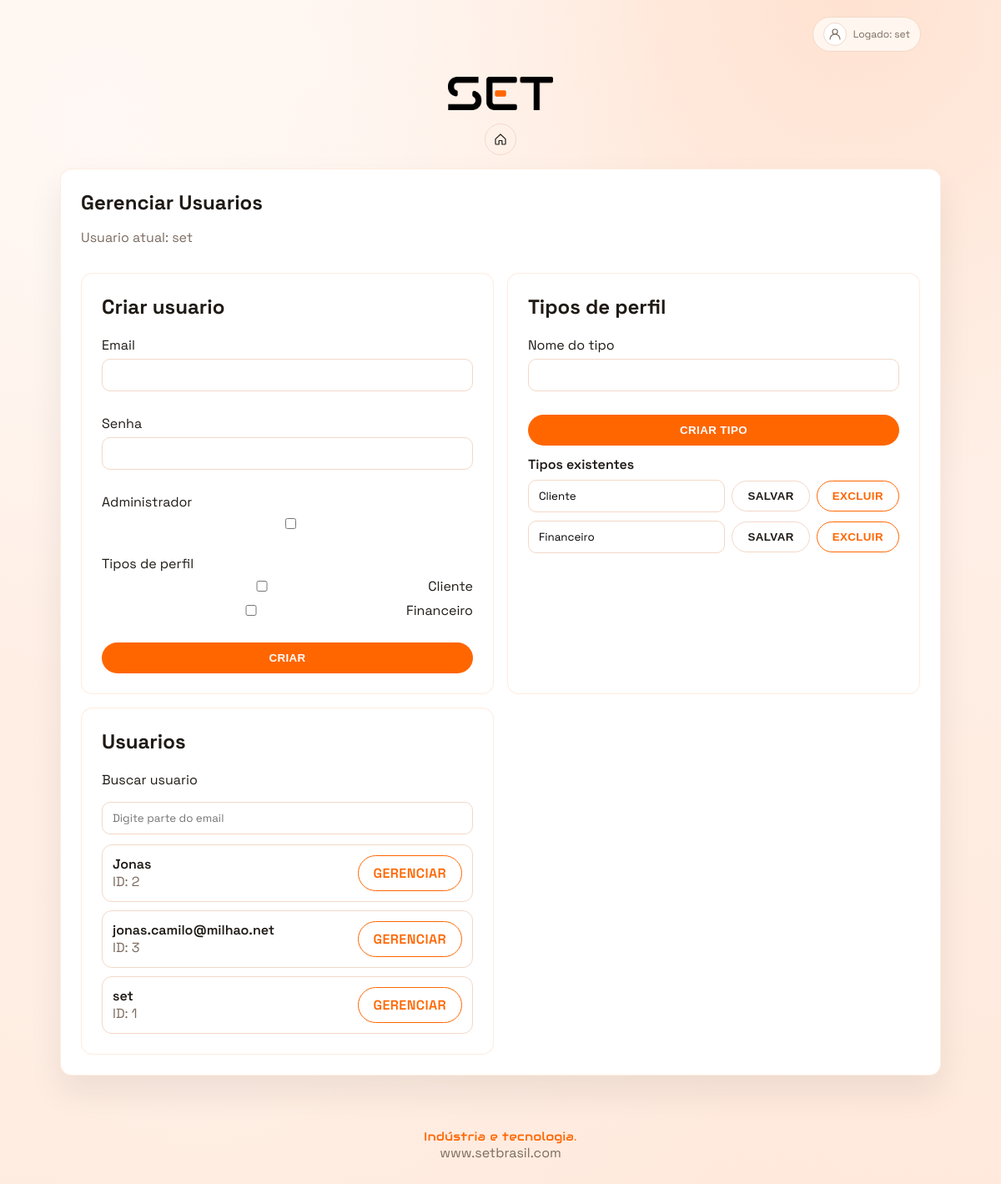
Page /usuarios/ (signed in) on the committed database.
### core/models.py (models this page shows, shortened)
class TipoPerfil(models.Model):
    nome = models.CharField(max_length=50, unique=True)

### core/views.py (the view)
# urls.py: path('usuarios/', views.user_management, name="usuarios"),
@login_required
def user_management(request):
    if not request.user.is_staff:
        return HttpResponseForbidden("Sem permissao.")
    message = None
    form = UserCreateForm()
    tipo_form = TipoPerfilCreateForm()
    if request.method == "POST":
        if request.POST.get("create_tipo") == "1":
            tipo_form = TipoPerfilCreateForm(request.POST)
            if tipo_form.is_valid():
                tipo_form.save()
                return redirect("usuarios")
        elif request.POST.get("update_tipo") == "1":
            tipo_id = request.POST.get("tipo_id")
            novo_nome = request.POST.get("novo_nome", "").strip()
            tipo = get_object_or_404(TipoPerfil, pk=tipo_id)
            if novo_nome:
                if TipoPerfil.objects.exclude(pk=tipo.id).filter(nome__iexact=novo_nome).exists():
                    message = "Tipo ja existe."
                else:
                    tipo.nome = novo_nome
                    tipo.save(update_fields=["nome"])
                    return redirect("usuarios")
            else:
                message = "Informe um nome valido."
        elif request.POST.get("delete_tipo") == "1":
            tipo_id = request.POST.get("tipo_id")
            tipo = get_object_or_404(TipoPerfil, pk=tipo_id)
            tipo.delete()
            return redirect("usuarios")
        if request.POST.get("create_user") == "1":
            form = UserCreateForm(request.POST)
            if form.is_valid():
                user = form.save()
                tipo_ids = request.POST.getlist("tipos")
                tipos = TipoPerfil.objects.filter(id__in=tipo_ids) if tipo_ids else TipoPerfil.objects.none()
                nome = user.username.split("@")[0]
                cliente = PerfilUsuario.objects.create(
                    nome=nome,
                    email=user.username,
                    usuario=user,
                    ativo=True,
                )
                if tipos:
                    cliente.tipos.set(tipos)
                _ensure_default_cadernos(cliente)
                return redirect("usuarios")
    else:
        form = UserCreateForm()
    users = User.objects.order_by("username")
    return render(
        request,
        "core/usuarios.html",
        {
            "form": form,
            "users": users,
            "tipos": TipoPerfil.objects.order_by("nome"),
            "tipo_form": tipo_form,
            "message": message,
        },
    )

### core/forms.py (shortened to what this page needs)
class UserCreateForm(forms.Form):
    username = forms.EmailField(label="Email")
    password = forms.CharField(label="Senha", widget=forms.PasswordInput)
    is_staff = forms.BooleanField(label="Administrador", required=False)

class TipoPerfilCreateForm(forms.Form):
    nome = forms.CharField(label="Nome do tipo", max_length=50)

### core/templates/core/usuarios.html (shortened to what this page needs)
{% extends "core/base.html" %}
{% load static %}
{% block content %}
  <div class="page-logo">
    <img class="logo logo-small" src="{% static 'core/logoset.png' %}" alt="Logo">
  </div>
  <div class="page-panel-link">
    <a class="btn btn-ghost icon-only" href="{% url 'painel' %}" title="Painel" aria-label="Painel">
      <svg class="icon" viewBox="0 0 24 24" aria-hidden="true">
        <path d="M4 11.5L12 4l8 7.5v7.5a1 1 0 0 1-1 1h-4.5v-6h-5v6H5a1 1 0 0 1-1-1z" fill="none" stroke="currentColor" stroke-width="1.6" stroke-linejoin="round" stroke-linecap="round"></path>
      </svg>
    </a>
  </div>
  <section class="card stack">
    <div>
      <h1 style="margin: 0;">Gerenciar Usuarios</h1>
      <p class="muted">Usuario atual: {{ request.user.username }}</p>
    </div>
    <div class="user-page-grid">
      <div class="card compact-card">
        <h2 style="margin-top: 0;">Criar usuario</h2>
        <form method="post" class="stack">
          <div class="field">
            <label for="id_username">Email</label>
            {{ form.username }}
          </div>
          <div class="field">
            <label for="id_password">Senha</label>
            {{ form.password }}
          </div>
          <div class="field">
            <label for="id_is_staff">Administrador</label>
            {{ form.is_staff }}
          </div>
          <div class="field">
            <label>Tipos de perfil</label>
            <div class="checkbox-grid">
              {% for tipo in tipos %}
                <label class="checkbox-item">
                  <input type="checkbox" name="tipos" value="{{ tipo.id }}">
                  {{ tipo.nome }}
                </label>
              {% endfor %}
            </div>
          </div>
          <button class="btn btn-primary" type="submit">Criar</button>
        </form>
      </div>
      <div class="card compact-card">
        <h2 style="margin-top: 0;">Tipos de perfil</h2>
        <form method="post" class="stack">
          <div class="field">
            <label for="id_nome">Nome do tipo</label>
            {{ tipo_form.nome }}
          </div>
          <button class="btn btn-primary" type="submit">Criar tipo</button>
        </form>
        <div style="margin-top: 12px;">
          <div class="panel-title">Tipos existentes</div>
          <div class="tipo-list">
            {% for tipo in tipos %}
              <form method="post" class="tipo-row">
                <input type="text" name="novo_nome" value="{{ tipo.nome }}">
                <button class="btn btn-ghost" type="submit" name="update_tipo" value="1">Salvar</button>
                <button class="btn btn-outline" type="submit" name="delete_tipo" value="1">Excluir</button>
              </form>
            {% empty %}
              <p class="muted">Nenhum tipo cadastrado.</p>
            {% endfor %}
          </div>
        </div>
      </div>
      <div class="card compact-card">
        <h2 style="margin-top: 0;">Usuarios</h2>
        <form method="get" class="stack">
          <label for="id_user_filter">Buscar usuario</label>
          <input id="id_user_filter" type="text" placeholder="Digite parte do email">
        </form>
        <div class="user-list">
          {% for user in users %}
            <div class="user-row">
              <div>
                <div class="panel-title">{{ user.username }}</div>
                <div class="muted">ID: {{ user.id }}</div>
              </div>
              <a class="btn btn-outline" href="{% url 'usuarios_gerenciar_usuario' user.id %}">Gerenciar</a>
            </div>
          {% empty %}
            <p class="muted">Nenhum usuario cadastrado.</p>
          {% endfor %}
        </div>
      </div>
    </div>
  </section>
{% endblock %}

### core/templates/core/base.html (shortened to what this page needs)
{% load static %}
<!doctype html>
<html lang="pt-br">
  <head>
    <link rel="stylesheet" href="{% static 'core/styles.css' %}">
  </head>
  <body class="{% block body_class %}page{% endblock %}">
    {% block header %}
      <header class="site-header">
        {% if request.user.is_authenticated %}
          <div class="user-banner">
            <a class="profile-icon-btn" href="{% url 'meu_perfil' %}" title="Meu Perfil" aria-label="Meu Perfil">
              <svg class="icon" viewBox="0 0 24 24" aria-hidden="true">
                <path d="M12 12a4 4 0 1 0-4-4 4 4 0 0 0 4 4Z" fill="none" stroke="currentColor" stroke-width="1.6"></path>
                <path d="M4 20a8 8 0 0 1 16 0" fill="none" stroke="currentColor" stroke-width="1.6" stroke-linecap="round"></path>
              </svg>
            </a>
            <span>Logado: {{ request.user.username }}</span>
          </div>
        {% endif %}
      </header>
    {% endblock %}
    <main class="main">
      {% block content %}{% endblock %}
    </main>
    {% block footer %}
      <footer class="site-footer">
        <div class="slogan">Indústria e tecnologia.</div>
        <a href="https://www.setbrasil.com" target="_blank" rel="noreferrer">www.setbrasil.com</a>
      </footer>
    {% endblock %}
  </body>
</html>

### core/static/core/styles.css (style rules this page uses)
:root { --bg: #fff4ed; --bg-alt: #ffe9dc; --surface: #ffffff; --text: #1f1a15; --muted: #7a6b60; --accent: #ff6600; --accent-soft: #ffe2d1; --border: #f2d8c8; --shadow: 0 20px 40px rgba(31, 26, 21, 0.08); --shadow-strong: 0 18px 30px rgba(31, 26, 21, 0.18); --radius: 14px; }
* { box-sizing: border-box; }
body { margin: 0; font-family: "Space Grotesk", sans-serif; color: var(--text); background: var(--bg); min-height: 100vh; }
.site-header { display: flex; align-items: center; justify-content: flex-end; gap: 16px; padding: 20px 8vw; }
.user-banner { font-size: 12px; color: var(--muted); padding: 6px 12px; border-radius: 999px; background: #fff6ef; border: 1px solid var(--border); display: inline-flex; align-items: center; gap: 8px; }
.profile-icon-btn { width: 28px; height: 28px; border-radius: 999px; border: 1px solid var(--border); display: inline-flex; align-items: center; justify-content: center; color: inherit; text-decoration: none; background: #fff; }
.logo { height: 56px; width: auto; display: block; }
.logo-small { height: 40px; }
.main { max-width: 1200px; width: 100%; margin: 0 auto; padding: 10px 6vw 40px; animation: fade-in 0.6s ease-out; }
.site-footer { text-align: center; padding: 24px 0 40px; color: var(--muted); }
.site-footer a { color: inherit; text-decoration: none; }
.slogan { font-family: "Audiowide", sans-serif; font-size: 14px; letter-spacing: 0.5px; color: var(--accent); }
.btn { display: inline-flex; align-items: center; justify-content: center; padding: 10px 18px; border-radius: 999px; border: 1px solid transparent; text-decoration: none; cursor: pointer; font-weight: 600; text-transform: uppercase; letter-spacing: 0.4px; }
.btn-primary { background: var(--accent); color: #fff; }
.btn-outline { border-color: var(--accent); color: var(--accent); background: transparent; }
.btn-ghost { background: transparent; border-color: var(--border); color: var(--text); }
.icon-only { width: 38px; height: 38px; padding: 0; font-size: 18px; line-height: 1; }
.card { background: var(--surface); border: 1px solid rgba(255, 102, 0, 0.12); border-radius: var(--radius); padding: 24px; box-shadow: var(--shadow); }
.icon { width: 18px; height: 18px; }
.field { display: grid; gap: 6px; margin-bottom: 12px; }
input, textarea, select { width: 100%; padding: 10px 12px; border: 1px solid var(--border); border-radius: 10px; font-family: inherit; }
.stack { display: grid; gap: 16px; }
.muted { color: var(--muted); }
.page-logo { display: flex; justify-content: center; margin-bottom: 16px; }
.page-panel-link { display: flex; justify-content: center; margin-bottom: 16px; }
.panel-title { font-weight: 600; }
.user-list { display: grid; gap: 10px; margin-top: 12px; }
.user-row { display: flex; justify-content: space-between; gap: 12px; align-items: center; padding: 12px; border: 1px solid var(--border); border-radius: 12px; background: #fff; }
.checkbox-grid { display: grid; gap: 8px; }
.checkbox-item { display: flex; align-items: center; gap: 8px; }
.tipo-list { display: grid; gap: 10px; margin-top: 8px; }
.tipo-row { display: grid; grid-template-columns: 1fr auto auto; gap: 8px; align-items: center; }
.user-page-grid { display: grid; grid-template-columns: repeat(2, minmax(0, 1fr)); gap: 16px; }
.compact-card { box-shadow: none; }

### rows in the picture
TipoPerfil: nome "Cliente", novo_nome "Cliente"
TipoPerfil: nome "Financeiro", novo_nome "Financeiro"

### other values in the picture
{{ request.user.username }} "set"
{{ user.username }} "Jonas"
{{ user.id }} "2"
{{ user.username }} "jonas.camilo@milhao.net"
{{ user.id }} "3"
{{ user.username }} "set"
{{ user.id }} "1"
